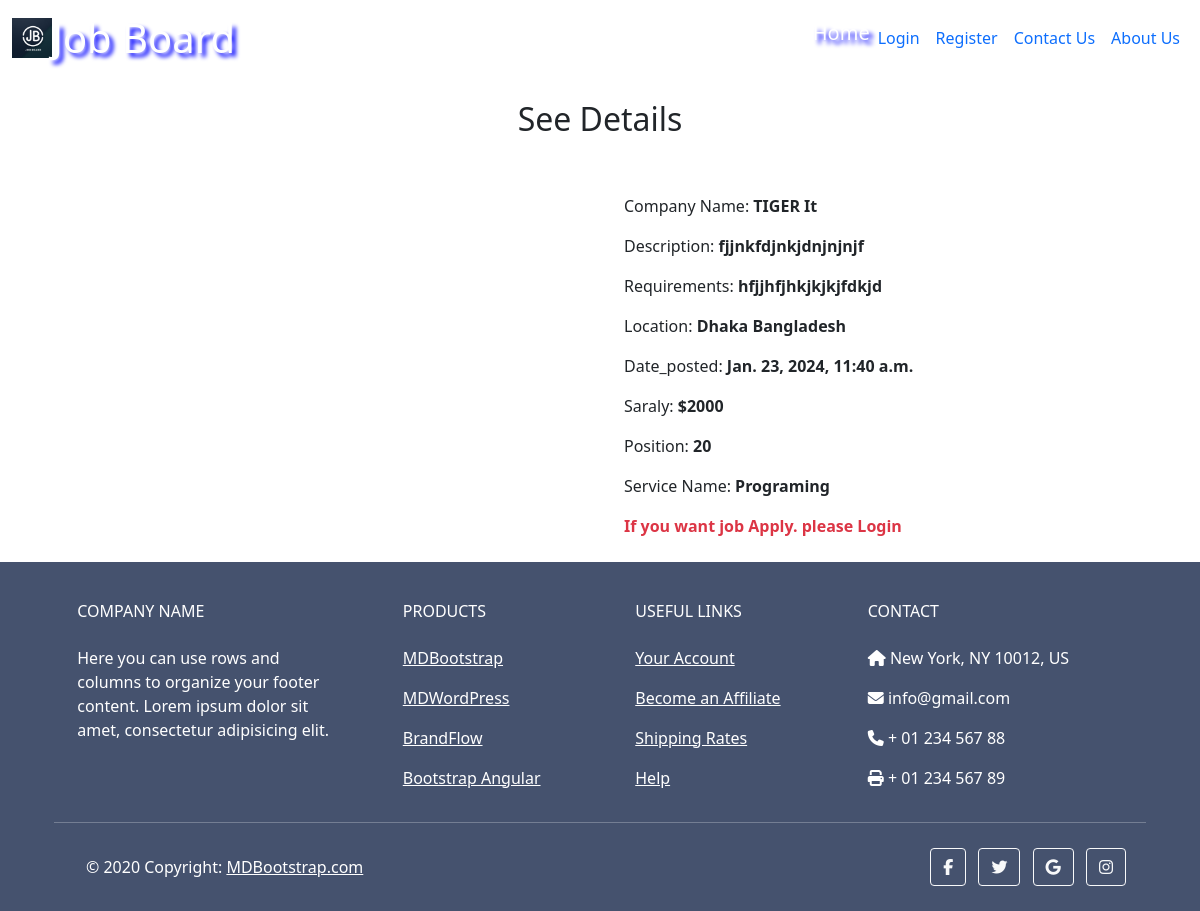
/job/job_details/2/, run on an earlier commit of the app's database.
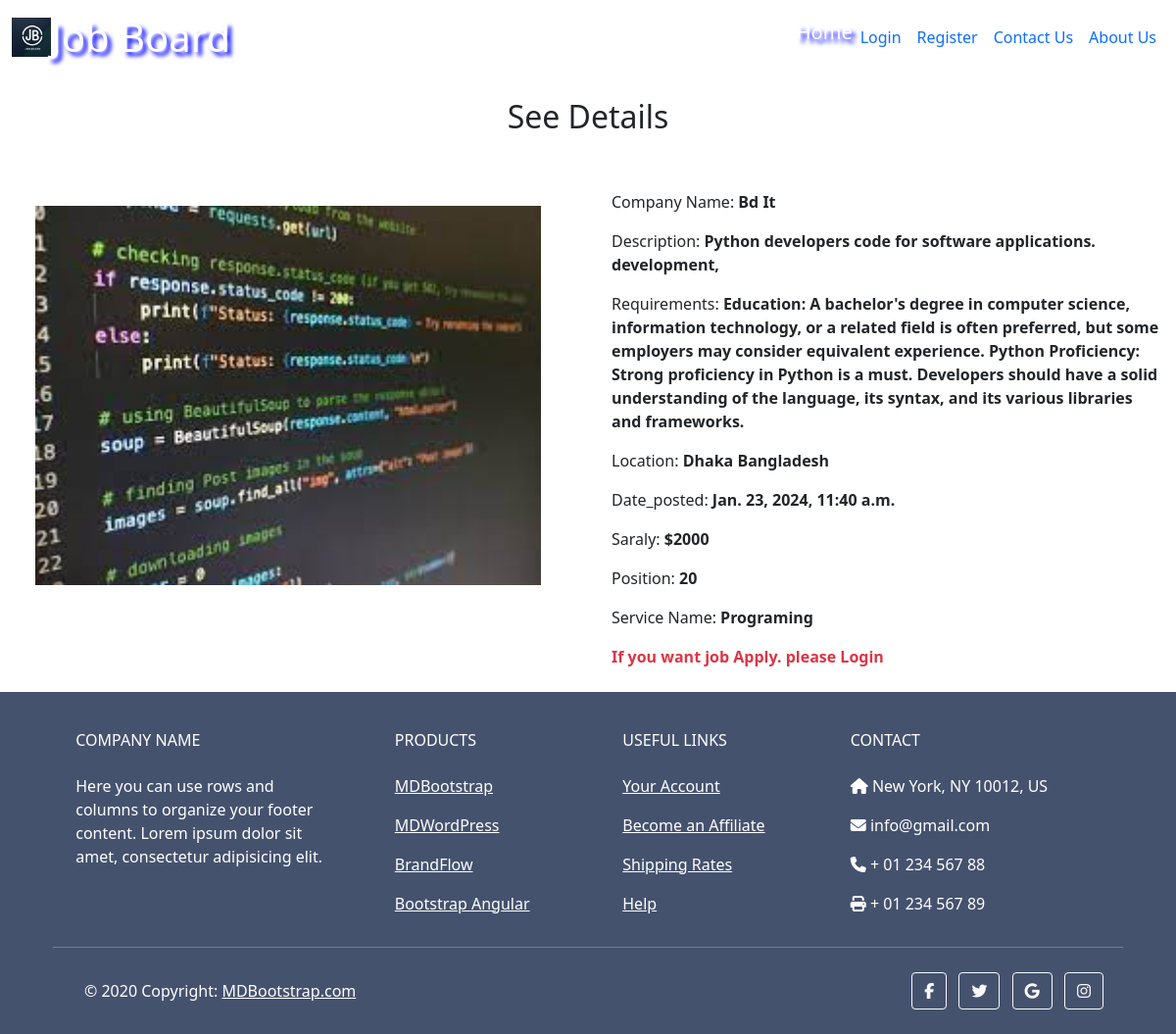
And on a later commit of the database.
### job_app/models.py (models this page shows, shortened)
class EmployeeModel(models.Model):
    company_name = models.CharField(max_length = 100,blank = True, null = True)
    position = models.IntegerField(blank = True, null = True)
    title = models.CharField(max_length=255,blank = True, null = True)
    description = models.TextField(blank = True, null = True)
    requirements = models.TextField(blank = True, null = True)
    location = models.CharField(max_length=255, blank = True, null = True)
    date_posted = models.DateTimeField(default=timezone.now, blank = True, null = True)
    salary = models.IntegerField()
    service = models.ForeignKey(ServiceModel, on_delete = models.CASCADE, blank = True, null = True)
    image = models.ImageField(upload_to= 'job_app/media/uploads/')

### service_app/models.py (models this page shows)
class ServiceModel(models.Model):
    slug = models.SlugField(max_length = 50, blank=True , null= True)
    service = models.CharField(max_length = 50)
    def __str__(self):
        return self.service

### job_app/views.py (the view)
# urls.py: path('job_details/<int:pk>/', JobDetailsView.as_view(), name='job_details' ),
class JobDetailsView(DetailView):
    model = EmployeeModel
    template_name = 'job_details.html'
    def get_context_data(self, **kwargs):
        context = super().get_context_data(**kwargs)
        job = self.object
        if self.request.user.is_authenticated:
            employee_id = job.id
            context['user_has_applied'] = Job_seeker.objects.filter(user=self.request.user, employee=employee_id).exists()
        else:
             context['user_has_applied'] = False
        context['service'] = job
        return context

### job_app/templates/job_details.html (shortened to what this page needs)
{% extends "base.html" %}
{% block title %}
    <h2 class="text-center my-4">See {{job.name}} Details</h2>
{% endblock title %}
{% block content %}
<div class="row">
    <div class="col-md-6 p-5">
        <img style="width: 100%" src="{{service.image.url}}" alt="">
    </div>
    <div class="col-md-6 p-4">
        <p>Company Name: <strong>{{service.company_name}}</strong></p>
        <p>Description: <strong>{{service.description}}</strong></p>
        <p>Requirements: <strong>{{service.requirements}}</strong></p>
        <p>Location: <strong>{{service.location}}</strong></p>
        <p>Date_posted: <strong>{{service.date_posted}}</strong></p>
        <p>Saraly: <strong>${{service.salary}}</strong></p>
        <p>Position: <strong>{{service.position}}</strong></p>
        <p>Service Name: <strong>{{service.service}}</strong></p>
        {% if request.user.is_authenticated %}
            {% if not request.user.is_superuser %}
            <a class="btn btn-primary {%if user_has_applied%} disabled{%endif%}" href="{% url 'job_seeker' %}">Apply</a>
            {%if user_has_applied%} You already applied for the job{%endif%}
            {% endif %}
        {% else %}
        <strong class="text-danger">If you want job Apply. please Login</strong>
        {% endif %}
    </div>
</div>
{% endblock content %}

What changed in the data, as far as the page shows it:
changed EmployeeModel "Dhaka Bangladesh": image: picture added; company_name "TIGER It" → "Bd It"; description "fjjnkfdjnkjdnjnjnjf" → "Python developers code for software applications. development,"; requirements "hfjjhfjhkjkjkjfdkjd" → "Education: A bachelor's degree in computer science, information technology, or a related field is often preferred, but some employers may consider equivalent experience. Python Proficiency: Strong proficiency in Python is a must. Developers should have a solid understanding of the language, its syntax, and its various libraries and frameworks."
